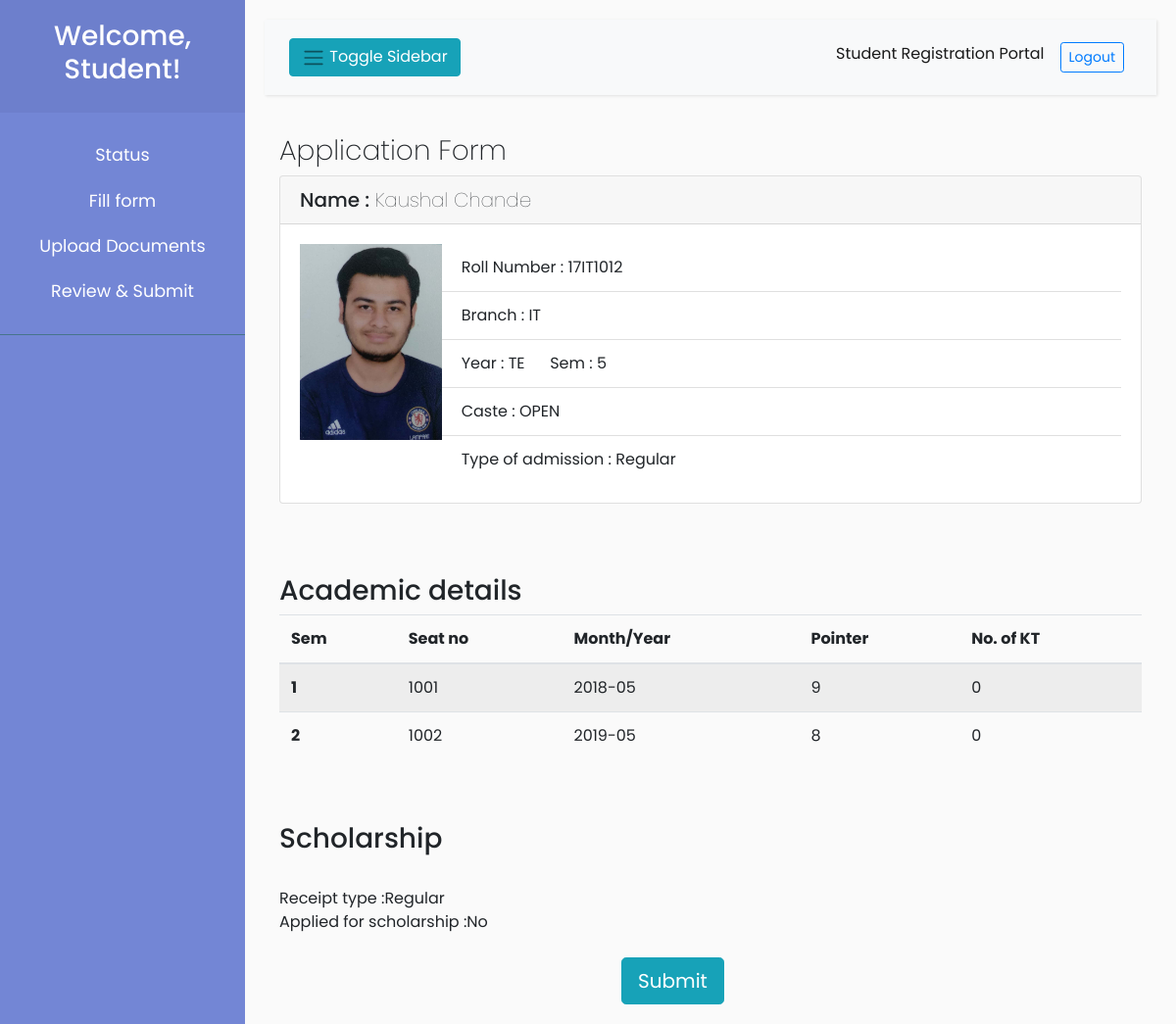
/student/student_final_form.php (signed in), run on an earlier commit of the app's database.
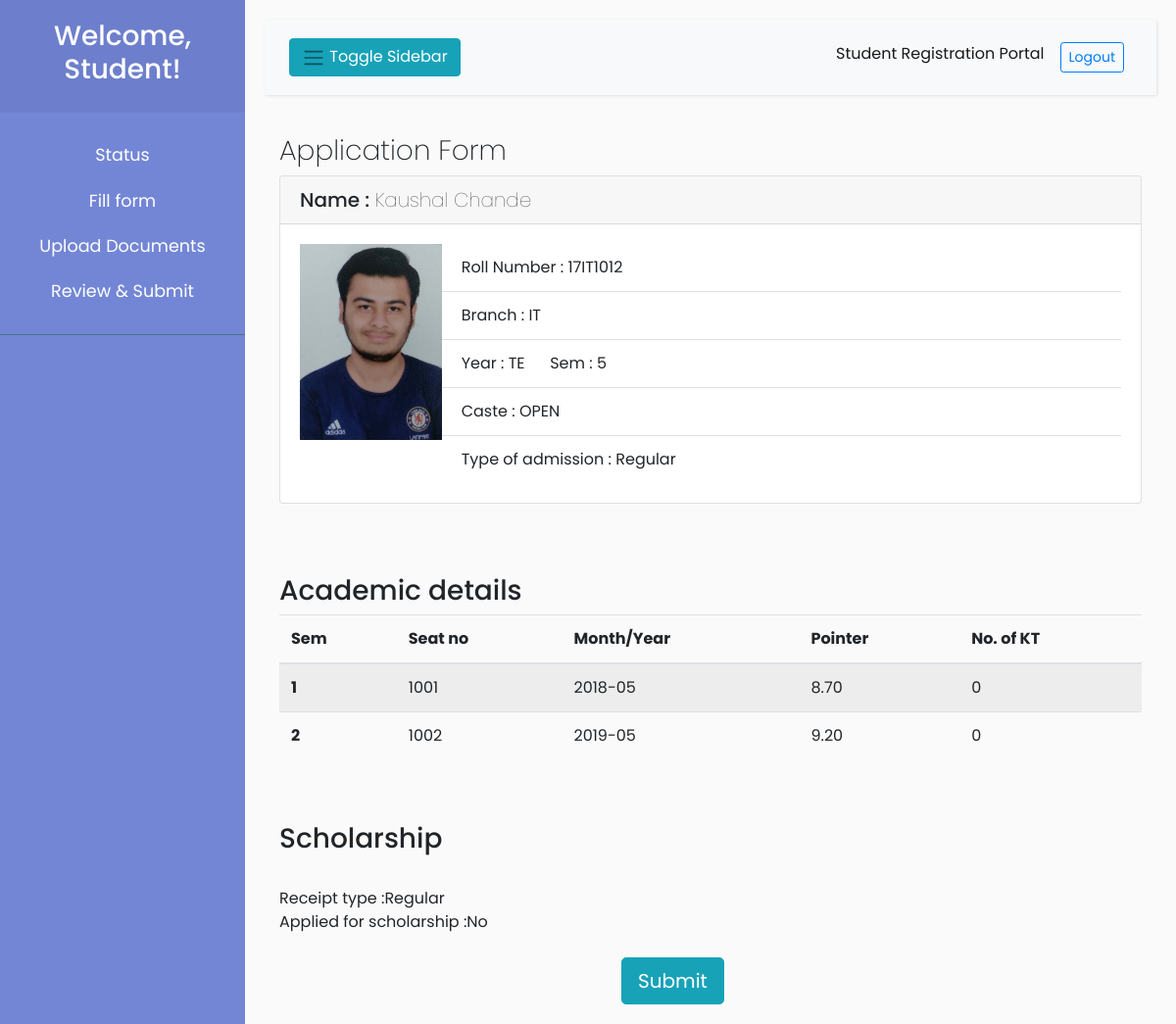
And on a later commit of the database.
### tables this page shows
CREATE TABLE `student` (
  `roll` varchar(40) NOT NULL,
  `name` varchar(30) NOT NULL,
  `sem` int(10) NOT NULL,
  `year` varchar(2) NOT NULL,
  `email` varchar(30) NOT NULL,
  `division` varchar(1) NOT NULL,
  `batch` varchar(2) NOT NULL,
  `department` varchar(30) NOT NULL,
  `caste` varchar(30) NOT NULL,
  `admission_type` varchar(30) NOT NULL,
  `photo` varchar(30) NOT NULL
);

CREATE TABLE `form` (
  `id` varchar(50) NOT NULL,
  `roll` varchar(10) NOT NULL,
  `sem` varchar(10) NOT NULL,
  `seat_no` varchar(30) NOT NULL,
  `month_year` varchar(30) NOT NULL,
  `pointer` decimal(10,2) NOT NULL,
  `kt` int(10) NOT NULL
);

CREATE TABLE `admission_type` (
  `roll` varchar(40) NOT NULL,
  `receipt_type` varchar(30) NOT NULL,
  `applysch` varchar(3) DEFAULT '',
  `appid` varchar(30) DEFAULT NULL,
  `appstatus` varchar(10) DEFAULT NULL
);

### studentsection/backend/getdata.php (called while the page is built, shortened)
<?php
function getdata($roll){
    include '../backend/conn.php';
    $sql = "SELECT * FROM student WHERE roll='$roll'";
    $result = $conn->query($sql);
    if($result){
           $row = $result -> fetch_assoc();
    }
return $row;
}
function getacademicdata($roll){
	include '../backend/conn.php';
	$sql = "SELECT * FROM form WHERE roll='$roll'";
    $result = $conn->query($sql);
    $data1=array();
    while ($row = $result -> fetch_assoc()) {
    	array_push($data1, $row);
	}
	return $data1;
}
function getscholarshipdata($roll){
	include '../backend/conn.php';
	$sql = "SELECT * FROM admission_type WHERE roll='$roll' ";
   	$result = $conn->query($sql);
    $row = $result->fetch_assoc();
    return $row;
}
?>

### student/student_final_form.php (the view, shortened to what this page needs)
<?php include '../templates/header.php'; ?>
<?php include 'sidebar.php';
 include '../studentsection/backend/getdata.php';
?>
<div id="content">
    <nav class="navbar navbar-expand-lg navbar-light bg-light ">
        <div class="container-fluid">
            <button type="button" id="sidebarCollapse" class="btn btn-info">
                <i class="navbar-toggler-icon"></i>
                <span>Toggle Sidebar</span>
            </button>
            <div class="collapse navbar-collapse" id="navbarSupportedContent">
                <ul class="nav navbar-nav ml-auto">
                    <li class="nav-item active">
                        <a class="nav-link" href="#">Student Registration Portal</a>
                    </li>
                    <li class="nav-item">
                        <a class="nav-link" href="../backend/logout.php"><button
                                class="btn-sm btn btn-outline-primary">Logout</button></a>
                    </li>
                </ul>
            </div>
        </div>
    </nav>
<?php
        $roll = $_SESSION['username'];
        $row=getdata($roll);
?>
<div class="container main-content">
        <h3>Application Form</h3>
        <div class="card">
            <h5 class="card-header">Name : <span style="font-weight:100"> <?=$row['name']?></span></h5>
            <div class="card-body">
                <div class="row">
                    <div class="col-sm-2">
                        <img src="<?='../images/'.$row['photo']?>" onerror="this.src='http://via.placeholder.com/150x200'"
                            srcset="" width="150" height="200">
                    </div>
                    <div class="col-sm-10">
                        <ul class="list-group list-group-flush">
                            <li class="list-group-item">Roll Number : <?=$row['roll']?></li>
                            <li class="list-group-item">Branch : <?=$row['department']?></li>
                            <li class="list-group-item">Year : <?=$row['year']?> &nbsp&nbsp&nbsp&nbsp; Sem :
                                <?=$row['sem']?></li>
                            <li class="list-group-item">Caste : <?=$row['caste']?></li>
                            <li class="list-group-item">Type of admission : <?=$row['admission_type']?></li>
                        </ul>
                    </div>
                </div>
            </div>
        </div>
</div>
<br>
    <br>
    <br>
<div class="container">
 <h3>Academic details</h3>
            <table class="table table-hover table-striped">
                <thead>
                    <tr>
                        <th scope="col">Sem</th>
                        <th scope="col">Seat no</th>
                        <th scope="col">Month/Year</th>
                        <th scope="col">Pointer</th>
                        <th scope="col">No. of KT</th>
                    </tr>
                </thead>
                <tbody>
                	<tr>
                    <?php
                    $rows=getacademicdata($roll);
                    foreach ($rows as $row){
                    ?>
                        <th scope="row"><?=$row['sem']?></th>
                        <td><?=$row['seat_no']?></td>
                        <td><?=$row['month_year']?></td>
                        <td><?=$row['pointer']?></td>
                        <td><?=$row['kt']?></td>
                    </tr>
                    <?php
                    }?>
                </tbody>
            </table>
            <?php
             $row=getscholarshipdata($roll);
			?>
            <br>
            <br>
            <H3>Scholarship</H3>
            <br>
            Receipt type :<?=$row['receipt_type']?>
            <br>
            Applied for scholarship :<?=$row['applysch']?>
            <br>
        </div>
        <br>
        <button type="submit" name="1" size="4" id="<?=$roll?>" class="btn btn-info btn-lg" style="margin-left: 40%" onclick="finalalert(this.id)"><a href="index.php">Submit</a></button>
</div>

### templates/header.php (shortened to what this page needs)
<!DOCTYPE html>
<html>
<head>
    <link rel="stylesheet" href="../assets/bootstrap.min.css">
    <link rel="stylesheet" href="../css/layoutstyle.css">
    <link rel="stylesheet" href="../css/style.css">
</head>
<body>
<div class="wrapper">

### student/sidebar.php (shortened to what this page needs)
<nav id="sidebar">
    <div class="sidebar-header">
        <h3>Welcome, Student!</h3>
    </div>
    <ul class="list-unstyled components ">
        <li>
            <a href="index.php">
                Status
            </a>
        </li>
        <li>
            <a href="form.php">
                Fill form
            </a>
        </li>
        <li>
            <a href="upload.php">
                Upload Documents
            </a>
        </li>
        <li>
            <a href="student_final_form.php">
                Review & Submit
            </a>
        </li>
    </ul>
</nav>

### css/layoutstyle.css (style rules this page uses)
body { font-family: 'Poppins', sans-serif; background: #fafafa; }
a, a:hover, a:focus { color: inherit; text-decoration: none; transition: all 0.3s; }
.navbar { padding: 15px 10px; background: #fff; border: none; border-radius: 0; margin-bottom: 40px; box-shadow: 1px 1px 3px rgba(0, 0, 0, 0.1); }
i, span { display: inline-block; }
.wrapper { display: flex; align-items: stretch; }
#sidebar { min-width: 250px; max-width: 250px; background: #7386D5; color: #fff; transition: all 0.3s; }
#sidebar ul li a { text-align: center; }
#sidebar .sidebar-header { padding: 20px; background: #6d7fcc; text-align: center; }
#sidebar ul.components { padding: 20px 0; border-bottom: 1px solid #47748b; }
#sidebar ul li a { padding: 10px; font-size: 1.1em; display: block; }
#content { width: 100%; padding: 20px; min-height: 100vh; transition: all 0.3s; }

### css/style.css (style rules this page uses)
.main-content h3 { font-weight: 200; }

What changed in the data, as far as the page shows it:
changed form (number 1 of 2 on the later page): pointer "9" → "8.70"
changed form (number 2 of 2 on the later page): pointer "8" → "9.20"
